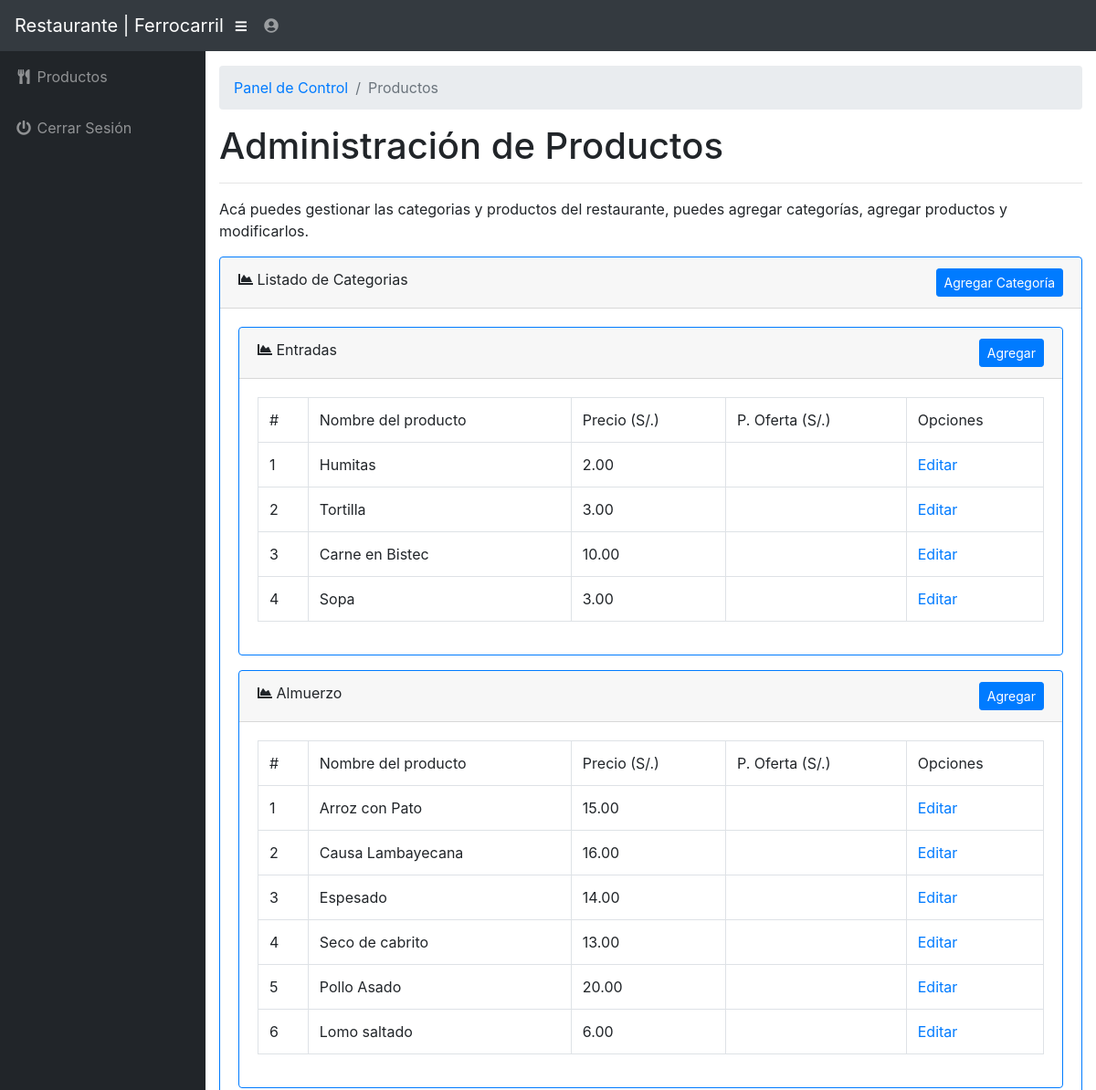
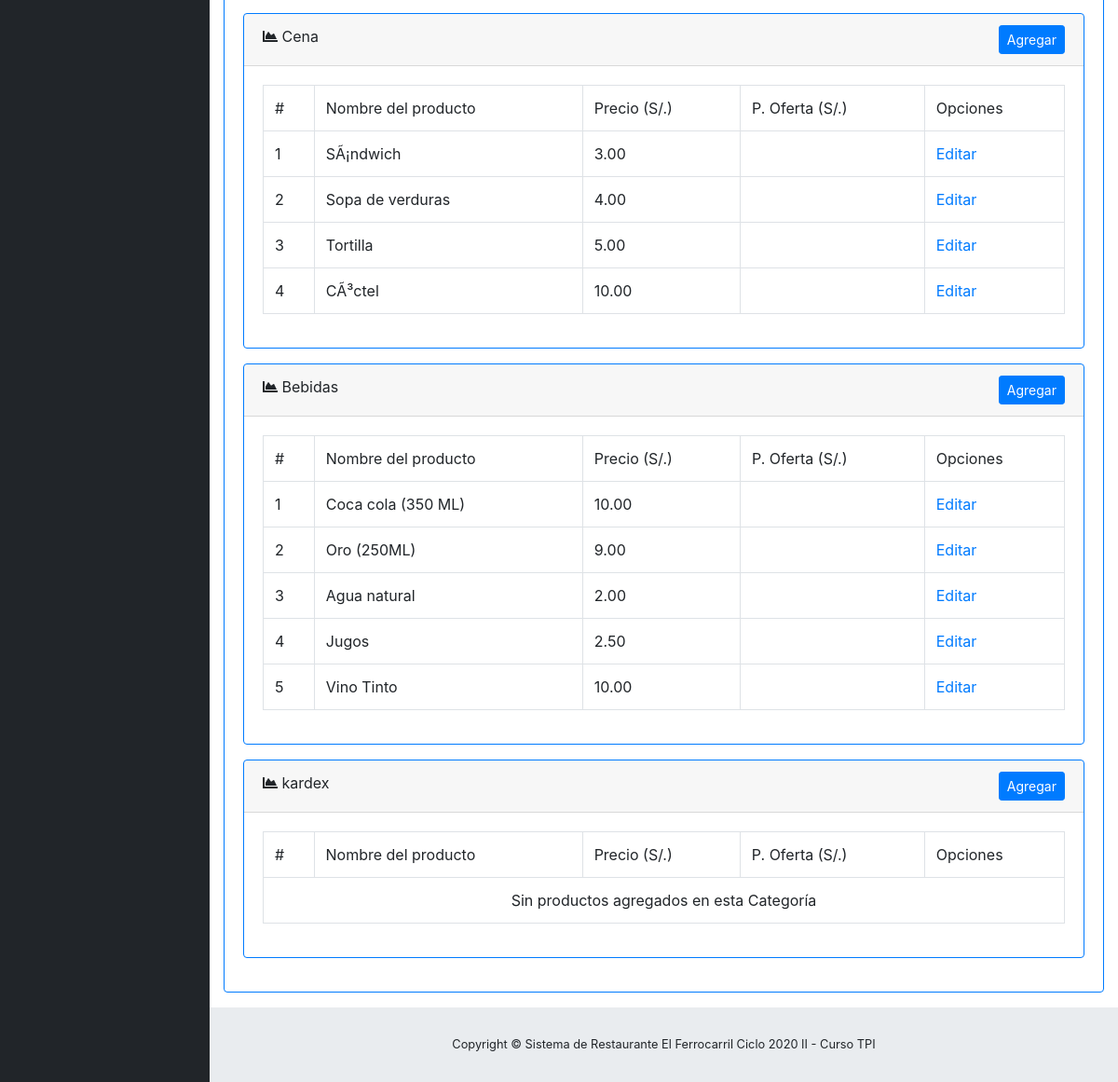
The page /admin/menu.php (signed in) on the database its author committed (2 pictures, top to bottom).
### tables this page shows
CREATE TABLE `tbl_menu` (
  `menuID` int(11) NOT NULL,
  `menuName` varchar(25) NOT NULL
);

CREATE TABLE `tbl_menuitem` (
  `itemID` int(11) NOT NULL,
  `menuID` int(11) NOT NULL,
  `menuItemName` text NOT NULL,
  `price` decimal(15,2) NOT NULL
);

### admin/menu.php (the view, shortened to what this page needs)
<?php
	include("../functions.php");
?>
<!DOCTYPE html>
<html lang="en">
  <head>
    <link href="vendor/bootstrap/css/bootstrap.min.css" rel="stylesheet">
    <link href="vendor/fontawesome-free/css/all.min.css" rel="stylesheet" type="text/css">
    <link href="vendor/datatables/dataTables.bootstrap4.css" rel="stylesheet">
    <link href="css/sb-admin.css" rel="stylesheet">
  </head>
  <body id="page-top">
    <nav class="navbar navbar-expand navbar-dark bg-dark static-top">
      <a class="navbar-brand mr-1" href="menu.php">Restaurante | Ferrocarril</a>
      <button class="btn btn-link btn-sm text-white order-1 order-sm-0" id="sidebarToggle" href="#">
        <i class="fas fa-bars"></i>
      </button>
      <ul class="navbar-nav ml-auto ml-md-0">
        <li class="nav-item dropdown no-arrow">
          <a class="nav-link dropdown-toggle" href="#" id="userDropdown" role="button" data-toggle="dropdown" aria-haspopup="true" aria-expanded="false">
            <i class="fas fa-user-circle fa-fw"></i>
          </a>
        </li>
      </ul>
    </nav>
    <div id="wrapper">
      <ul class="sidebar navbar-nav">
        <li class="nav-item">
          <a class="nav-link" href="menu.php">
            <i class="fas fa-fw fa-utensils"></i>
            <span>Productos</span></a>
        </li>
        <li class="nav-item">
          <a class="nav-link" href="#" data-toggle="modal" data-target="#logoutModal">
            <i class="fas fa-fw fa-power-off"></i>
            <span>Cerrar Sesión</span>
          </a>
        </li>
      </ul>
      <div id="content-wrapper">
        <div class="container-fluid">
          <ol class="breadcrumb">
            <li class="breadcrumb-item">
              <a href="#">Panel de Control</a>
            </li>
            <li class="breadcrumb-item active">Productos</li>
          </ol>
          <h1>Administración de Productos</h1>
          <hr>
          <p>Acá puedes gestionar las categorias y productos del  restaurante, puedes agregar categorías, agregar productos y modificarlos. </p>
          <div class="card mb-3 border-primary">
            <div class="card-header">
              <i class="fas fa-chart-area"></i>
              Listado de Categorias
              <button class="btn btn-primary btn-sm float-right" data-toggle="modal" data-target="#addMenuModal">Agregar Categoría</button>
          </div>
            <div class="card-body">
            	<?php
					$menuQuery = "SELECT * FROM tbl_menu";
					if ($menuResult = $sqlconnection->query($menuQuery)) {
						while($menuRow = $menuResult->fetch_array(MYSQLI_ASSOC)) {?>
							<div class="card mb-3 border-primary">
					            <div class="card-header">
					              <i class="fas fa-chart-area"></i>
					              <?php echo $menuRow["menuName"]; ?>
  					              <button class="btn btn-primary btn-sm float-right" data-toggle="modal" data-target="#addItemModal" data-category="<?php echo $menuRow["menuName"];?>" data-menuid="<?php echo $menuRow["menuID"];?>">Agregar</button>
					          	</div>
					            <div class="card-body">
                			<table class="table table-bordered" id="dataTable" width="100%" cellspacing="0">
								<tr>
									<td>#</td>
									<td>Nombre del producto</td>
									<td>Precio (S/.)</td>
									<td>P. Oferta (S/.)</td>
									<td>Opciones</td>
								</tr>
							<?php
								$menuItemQuery = "SELECT * FROM tbl_menuitem WHERE menuID = " . $menuRow["menuID"] ;
								if ($menuItemResult = $sqlconnection->query($menuItemQuery)) {
									if ($menuItemResult->num_rows == 0) {
											echo "<td colspan='5' class='text-center'>Sin productos agregados en esta Categoría</td>";
										}
									$itemno = 1;
									while($menuItemRow = $menuItemResult->fetch_array(MYSQLI_ASSOC)) {	?>
										<tr>
											<td><?php echo $itemno++; ?></td>
			        						<td><?php echo $menuItemRow["menuItemName"] ?></td>
			        						<td><?php echo $menuItemRow["price"] ?></td>
			        						<td><?php echo $menuItemRow["precioOferta"] ?></td>
			        						<td>
			        							<a href="#editItemModal" data-toggle="modal" data-itemname="<?php echo $menuItemRow["menuItemName"] ?>" data-itemprice="<?php echo $menuItemRow["price"] ?>" data-itemprecioOferta="<?php echo $menuItemRow["precioOferta"] ?>"data-menuid="<?php echo $menuRow["menuID"] ?>" data-itemid="<?php echo $menuItemRow["itemID"] ?>">Editar </a>
										</tr>
									<?php
									}
								}
								else {
									die("Ocurrio un error");
								}
							?>
							</table>
							</div>
					    </div>
						<?php
						}
					}
					else {
						die("ocurrio un error");
					}
				 ?>
            </div>
          </div>
        </div>
        <footer class="sticky-footer">
          <div class="container my-auto">
            <div class="copyright text-center my-auto">
              <span>Copyright © Sistema de Restaurante El Ferrocarril Ciclo 2020 II - Curso TPI</span>
            </div>
          </div>
        </footer>
      </div>
    </div>
  </body>
</html>

### admin/css/sb-admin.css (style rules this page uses)
html { position: relative; min-height: 100%; }
body { height: 100%; }
#wrapper { display: -webkit-box; display: -ms-flexbox; display: flex; }
#wrapper #content-wrapper { overflow-x: hidden; width: 100%; padding-top: 1rem; padding-bottom: 80px; }
.navbar-nav .nav-item.dropdown .dropdown-toggle::after { width: 1rem; text-align: center; float: right; vertical-align: 0; border: 0; font-weight: 900; content: '\f105'; font-family: 'Font Awesome 5 Free'; }
.navbar-nav .nav-item.dropdown.no-arrow .dropdown-toggle::after { display: none; }
.sidebar { width: 90px !important; background-color: #212529; min-height: calc(100vh - 56px); }
.sidebar .nav-item:last-child { margin-bottom: 1rem; }
.sidebar .nav-item .nav-link { text-align: center; padding: 0.75rem 1rem; width: 90px; }
.sidebar .nav-item .nav-link span { font-size: 0.65rem; display: block; }
.sidebar .nav-item .nav-link { color: rgba(255, 255, 255, 0.5); }
@media (min-width: 768px) { .sidebar { width: 225px !important; } }
@media (min-width: 768px) { .sidebar .nav-item .nav-link { display: block; width: 100%; text-align: left; padding: 1rem; width: 225px; } }
@media (min-width: 768px) { .sidebar .nav-item .nav-link span { font-size: 1rem; display: inline; } }
:root { --input-padding-x: 0.75rem; --input-padding-y: 0.75rem; }
footer.sticky-footer { display: -webkit-box; display: -ms-flexbox; display: flex; position: absolute; right: 0; bottom: 0; width: calc(100% - 90px); height: 80px; background-color: #e9ecef; }
footer.sticky-footer .copyright { line-height: 1; font-size: 0.8rem; }
@media (min-width: 768px) { footer.sticky-footer { width: calc(100% - 225px); } }

### rows shown on the page
tbl_menu: menuName "Entradas"
tbl_menuitem: menuItemName "Humitas", price "2.00"
tbl_menuitem: menuItemName "Tortilla", price "3.00"
tbl_menuitem: menuItemName "Carne en Bistec", price "10.00"
tbl_menuitem: menuItemName "Sopa", price "3.00"
tbl_menu: menuName "Almuerzo"
tbl_menuitem: menuItemName "Arroz con Pato", price "15.00"
tbl_menuitem: menuItemName "Causa Lambayecana", price "16.00"
tbl_menuitem: menuItemName "Espesado", price "14.00"
tbl_menuitem: menuItemName "Seco de cabrito", price "13.00"
tbl_menuitem: menuItemName "Pollo Asado", price "20.00"
tbl_menuitem: menuItemName "Lomo saltado", price "6.00"
tbl_menu: menuName "Cena"
tbl_menuitem: menuItemName "SÃ¡ndwich", price "3.00"
tbl_menuitem: menuItemName "Sopa de verduras", price "4.00"
tbl_menuitem: menuItemName "Tortilla", price "5.00"
tbl_menuitem: menuItemName "CÃ³ctel", price "10.00"
tbl_menu: menuName "Bebidas"
tbl_menuitem: menuItemName "Coca cola (350 ML)", price "10.00"
tbl_menuitem: menuItemName "Oro (250ML)", price "9.00"
tbl_menuitem: menuItemName "Agua natural", price "2.00"
tbl_menuitem: menuItemName "Jugos", price "2.50"
tbl_menuitem: menuItemName "Vino Tinto", price "10.00"
tbl_menu: menuName "kardex", shows "Sin productos agregados en esta Categoría"
